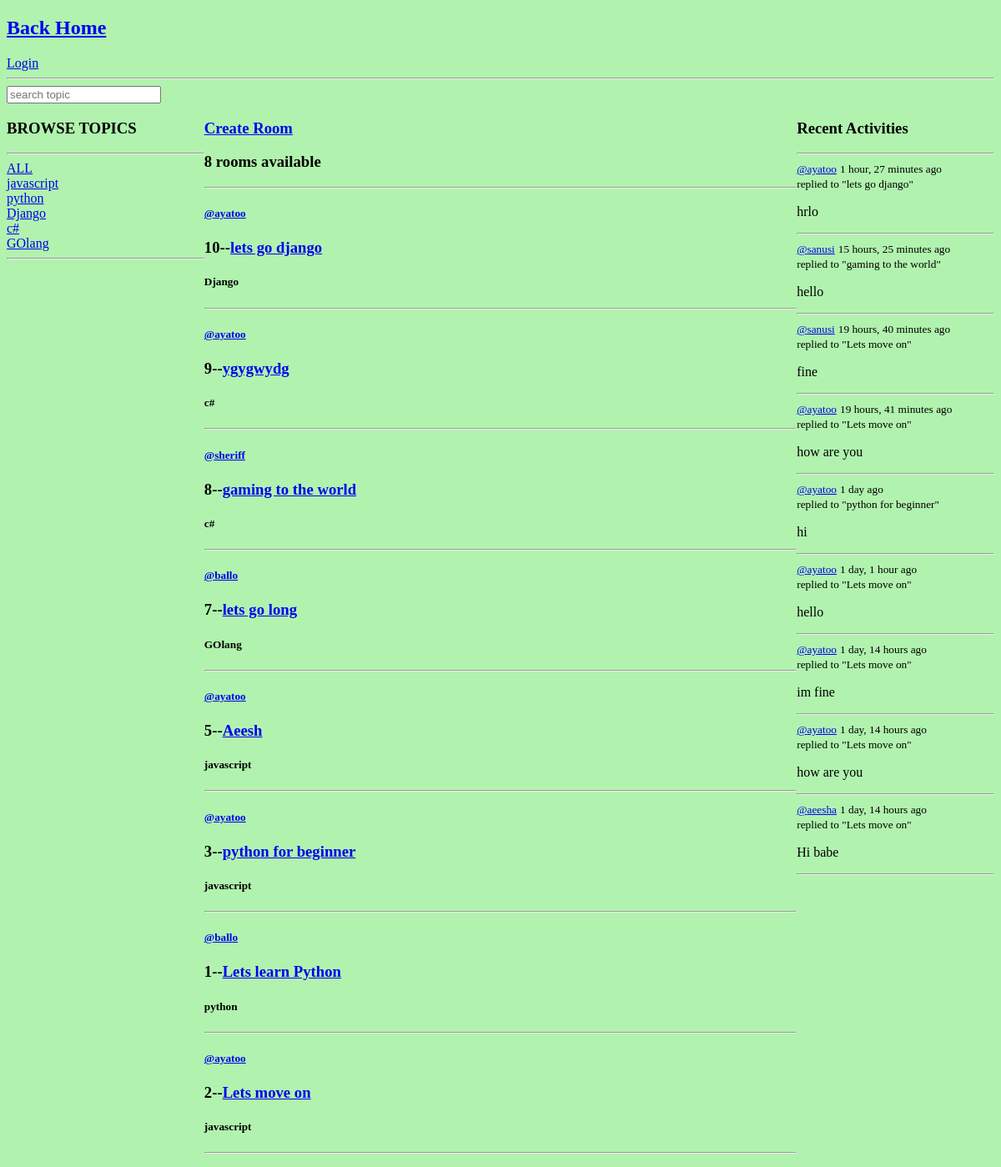
Before: / with the older database file.
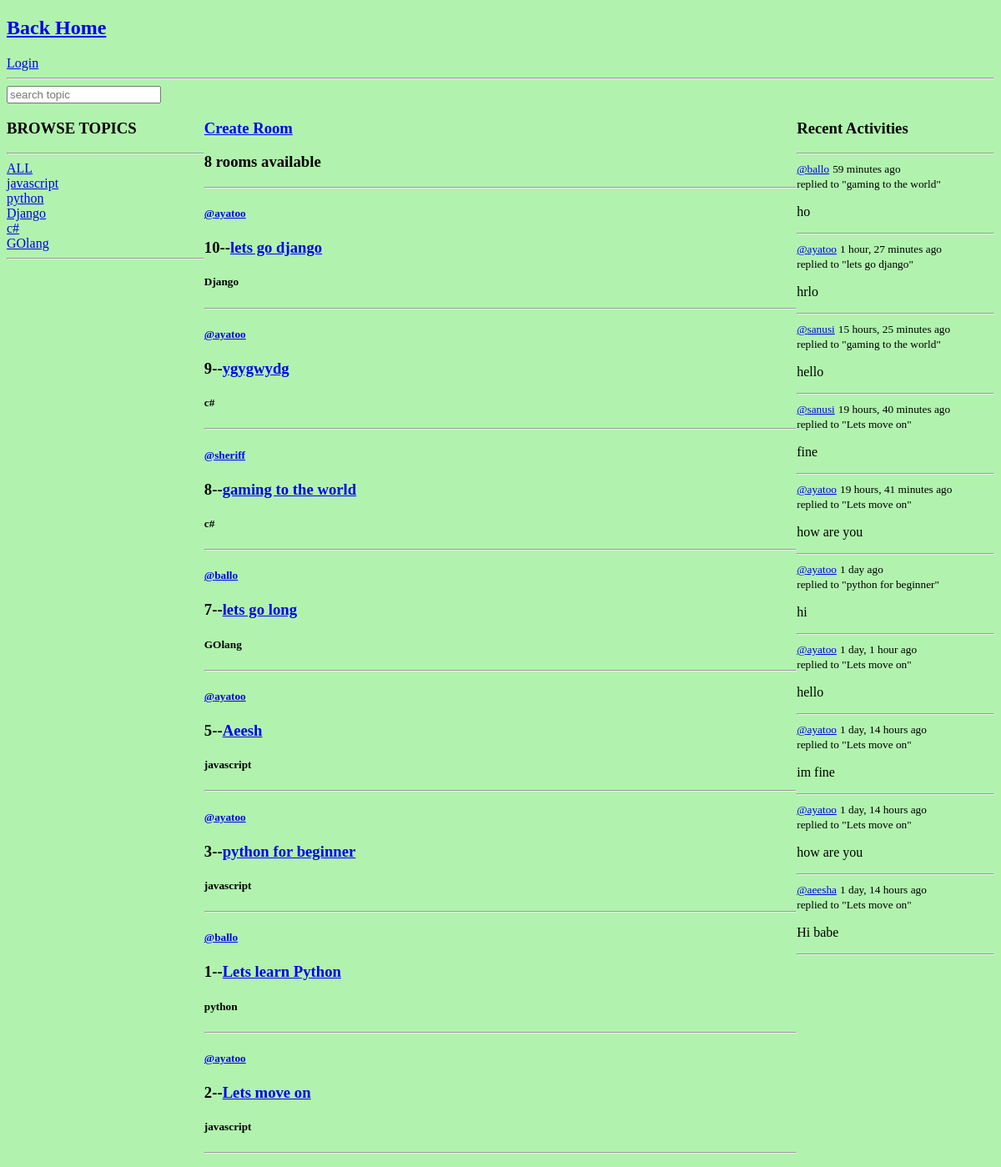
After: the same page with the newer database file.
### base/models.py (models this page shows, shortened)
class Topic(models.Model):
    name = models.CharField(max_length=200)

class Room(models.Model):
    host = models.ForeignKey(User, on_delete=models.SET_NULL, null=True)
    participants = models.ManyToManyField(User, related_name='participants', blank=True)
    topic = models.ForeignKey(Topic, on_delete=models.SET_NULL, null=True)
    name = models.CharField(max_length=200)
    description = models.TextField(null=True, blank=True)
    updated = models.DateTimeField(auto_now=True)
    created = models.DateTimeField(auto_now_add=True)
    class Meta:
        ordering = ["-updated", '-created']
    def __str__(self):
        return self.name

class Message(models.Model):
    user = models.ForeignKey(User, on_delete=models.CASCADE)
    room = models.ForeignKey(Room, on_delete=models.CASCADE)
    body = models.TextField(null=False)
    updated = models.DateTimeField(auto_now=True)
    created = models.DateTimeField(auto_now_add=True)
    class Meta:
        ordering = ["-updated", '-created']
    def __str__(self):
        return self.body[0:50]

### base/views.py (the view)
# urls.py: path('', views.home, name = "home"),
def home(request):
    q = request.GET.get('q') if request.GET.get('q') != None else ''
    rooms = Room.objects.filter(Q(topic__name__icontains=q) |
            Q(name__icontains=q) |
            Q(description__icontains=q)
        )
    room_messages = Message.objects.all()
    room_count = rooms.count
    topics = Topic.objects.all()
    context = {"rooms": rooms, 'topics': topics, 'room_count': room_count, "room_messages": room_messages}
    return render(request, 'base/home.html', context)

### base/templates/base/home.html (shortened to what this page needs)
{% extends "main.html"%}
{% block content %}
<form action="" method="GET" style="align-self: center;">
    <input type="text" name='q' placeholder="search topic">
</form>
<div class="home-container">
    <div class="topic-container">
       {% include "base/topics.html" %}
    </div>
    <div>
        <h3><a href= "{% url 'createroom' %}">Create Room</a></h3>
                <h3>{{room_count}} rooms available</h3>
                {% include "base/feed.html" %}
            <hr>
    </div>
    <div>
       {% include "base/recent_activity.html" %}
    </div>
</div>
{% endblock content %}

### base/templates/base/topics.html
<h3>BROWSE TOPICS</h3>
<hr>
<div>
    <a href="{% url 'home' %}">ALL</a>
</div>
{% for topic in topics%}
<div>
    <a href="{% url 'home' %}?q={{topic.name}}">{{topic.name}}</a>
</div>
{% endfor %}
<hr>

### base/templates/base/feed.html (shortened to what this page needs)
{% for room in rooms %}
<div>
    <hr>
    <a href="{% url 'userprofile' room.host.id %}"><h5>@{{room.host.username}}</h5></a>
    <h3>{{room.id}}--<a href= "{% url 'room' room.id %}">{{room.name}}</a></h4>
    <h5>{{room.topic.name}}</h5>
</div>
{% endfor %}

### base/templates/base/recent_activity.html (shortened to what this page needs)
<h3>Recent Activities</h3>
<hr>
{% for message in room_messages %}
<div>
    <a href="{% url 'userprofile' message.user.id %}"><small>@{{message.user}}</small></a>       <small>{{message.created|timesince}} ago</small><br>
    <small>replied to "{{message.room}}"</small>
    <p>{{message}}</p>
    <hr>
</div>
{%endfor%}

Changed rows visible on the page:
added Message: user "ballo", created "59 minutes", room "gaming to the world", body "ho"
